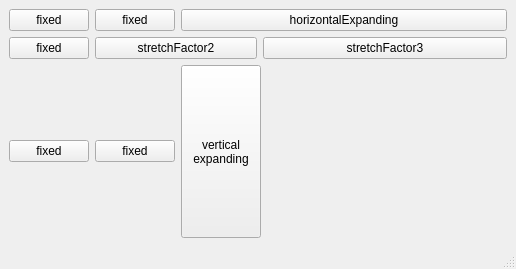
<?xml version="1.0" encoding="UTF-8"?>
<ui version="4.0">
 <class>MainWindow</class>
 <widget class="QMainWindow" name="MainWindow">
  <property name="geometry">
   <rect>
    <x>0</x>
    <y>0</y>
    <width>516</width>
    <height>269</height>
   </rect>
  </property>
  <property name="windowTitle">
   <string>buttonrows - [Preview]</string>
  </property>
  <widget class="QWidget" name="centralwidget">
   <layout class="QVBoxLayout" name="verticalLayout_2">
    <item>
     <layout class="QHBoxLayout" name="horizontalLayout">
      <item>
       <widget class="QPushButton" name="pushButton_2">
        <property name="sizePolicy">
         <sizepolicy hsizetype="Fixed" vsizetype="Fixed">
          <horstretch>0</horstretch>
          <verstretch>0</verstretch>
         </sizepolicy>
        </property>
        <property name="text">
         <string>fixed</string>
        </property>
       </widget>
      </item>
      <item>
       <widget class="QPushButton" name="pushButton">
        <property name="sizePolicy">
         <sizepolicy hsizetype="Fixed" vsizetype="Fixed">
          <horstretch>0</horstretch>
          <verstretch>0</verstretch>
         </sizepolicy>
        </property>
        <property name="text">
         <string>fixed</string>
        </property>
       </widget>
      </item>
      <item>
       <widget class="QPushButton" name="pushButton_3">
        <property name="sizePolicy">
         <sizepolicy hsizetype="Expanding" vsizetype="Fixed">
          <horstretch>0</horstretch>
          <verstretch>0</verstretch>
         </sizepolicy>
        </property>
        <property name="text">
         <string>horizontalExpanding</string>
        </property>
       </widget>
      </item>
     </layout>
    </item>
    <item>
     <layout class="QHBoxLayout" name="horizontalLayout_2">
      <item>
       <widget class="QPushButton" name="pushButton_4">
        <property name="sizePolicy">
         <sizepolicy hsizetype="Fixed" vsizetype="Fixed">
          <horstretch>0</horstretch>
          <verstretch>0</verstretch>
         </sizepolicy>
        </property>
        <property name="text">
         <string>fixed</string>
        </property>
       </widget>
      </item>
      <item>
       <widget class="QPushButton" name="pushButton_5">
        <property name="sizePolicy">
         <sizepolicy hsizetype="Preferred" vsizetype="Fixed">
          <horstretch>2</horstretch>
          <verstretch>0</verstretch>
         </sizepolicy>
        </property>
        <property name="text">
         <string>stretchFactor2</string>
        </property>
       </widget>
      </item>
      <item>
       <widget class="QPushButton" name="pushButton_6">
        <property name="sizePolicy">
         <sizepolicy hsizetype="Preferred" vsizetype="Fixed">
          <horstretch>3</horstretch>
          <verstretch>0</verstretch>
         </sizepolicy>
        </property>
        <property name="text">
         <string>stretchFactor3</string>
        </property>
       </widget>
      </item>
     </layout>
    </item>
    <item>
     <layout class="QHBoxLayout" name="horizontalLayout_3">
      <item>
       <widget class="QPushButton" name="pushButton_8">
        <property name="sizePolicy">
         <sizepolicy hsizetype="Fixed" vsizetype="Fixed">
          <horstretch>0</horstretch>
          <verstretch>0</verstretch>
         </sizepolicy>
        </property>
        <property name="text">
         <string>fixed</string>
        </property>
       </widget>
      </item>
      <item>
       <widget class="QPushButton" name="pushButton_7">
        <property name="sizePolicy">
         <sizepolicy hsizetype="Fixed" vsizetype="Fixed">
          <horstretch>0</horstretch>
          <verstretch>0</verstretch>
         </sizepolicy>
        </property>
        <property name="text">
         <string>fixed</string>
        </property>
       </widget>
      </item>
      <item>
       <widget class="QPushButton" name="pushButton_9">
        <property name="sizePolicy">
         <sizepolicy hsizetype="Fixed" vsizetype="Expanding">
          <horstretch>0</horstretch>
          <verstretch>0</verstretch>
         </sizepolicy>
        </property>
        <property name="text">
         <string>vertical
expanding</string>
        </property>
       </widget>
      </item>
      <item>
       <spacer name="verticalSpacer">
        <property name="orientation">
         <enum>Qt::Vertical</enum>
        </property>
        <property name="sizeHint" stdset="0">
         <size>
          <width>20</width>
          <height>40</height>
         </size>
        </property>
       </spacer>
      </item>
      <item>
       <spacer name="horizontalSpacer">
        <property name="orientation">
         <enum>Qt::Horizontal</enum>
        </property>
        <property name="sizeHint" stdset="0">
         <size>
          <width>40</width>
          <height>20</height>
         </size>
        </property>
       </spacer>
      </item>
     </layout>
    </item>
   </layout>
  </widget>
  <widget class="QMenuBar" name="menubar">
   <property name="geometry">
    <rect>
     <x>0</x>
     <y>0</y>
     <width>516</width>
     <height>22</height>
    </rect>
   </property>
  </widget>
  <widget class="QStatusBar" name="statusbar"/>
 </widget>
 <resources/>
 <connections/>
</ui>
